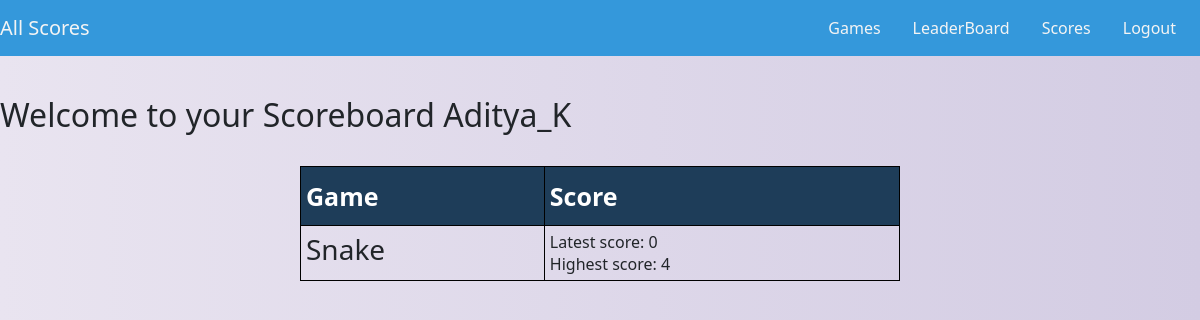
Page /my-scores/ (signed in) on the committed database.
### my_games/models.py (models this page shows, shortened)
class AllMyScores(models.Model):
    user=models.ForeignKey(User,on_delete=models.CASCADE,null=True)
    game_title=models.CharField(max_length=20)
    latest_score=models.IntegerField(default=0)
    max_score=models.IntegerField(default=0)
    class Meta:
        ordering=['max_score']

### my_games/views.py (the view)
# urls.py: path('my-scores/',list_of_scores,name='list_of_scores'),
def list_of_scores(request):
    objs=AllMyScores.objects.filter(user=request.user)
    cntxt={
    "obs":objs,
    }
    return render(request,'all_my_scores.html',cntxt)

### templates/all_my_scores.html (shortened to what this page needs)
{% load static %}
<link rel="stylesheet" href="{% static 'my_css/bootstrap.min.css' %}">
<link rel="stylesheet" href="{% static 'my_main1.css' %}">
<nav class="navbar navbar-expand-lg fixed-top ">
   <span class="navbar-brand mb-0 h1">All Scores</span>
   <div class="collapse navbar-collapse " id="navbarSupportedContent">     <ul class="navbar-nav mr-4">
<li class="nav-item">
   <a class="nav-link " data-value="portfolio"href="{% url 'game_list' %}">Games</a>
</li>
<li class="nav-item">
    <a class="nav-link" data-value="about" href="{% url 'leader_board' %}">LeaderBoard</a> </li>
{% if request.user.is_authenticated %}
<li class="nav-item">
  <a class="nav-link " data-value="portfolio"href="{% url 'list_of_scores' %}">Scores</a>
</li>
<li class="nav-item">
  <a class="nav-link " data-value="blog" href="{% url 'logout' %}">Logout</a>         </li>
{% else %}
<li class="nav-item">
<a class="nav-link " data-value="contact" href="{% url 'loginpg' %}">Login </a>       </li>
<li class="nav-item">
 <a class="nav-link " data-value="contact" href="{% url 'register' %}">Register </a>       </li>
 {% endif %}
</ul>
</div></nav>
<body>
<h2> Welcome to your Scoreboard {{request.user|title}}  </h2>
<table style="width:50%" class="center">
  <tr>
   <th>Game</th>
   <th>Score</th>
 </tr>
{% for item in obs %}
<tr>
<td>
<h3>{{item.game_title|title}}</h3>
</td>
<br>
<td>
{% if item.game_title == "TicTacToe" %}
Total Games won: {{item.max_score}}
{% else %}
Latest score:
{{item.latest_score}}
<br>
Highest score:
{{item.max_score}}
{% endif %}
<br>
</td>
</tr>
{% endfor %}
</table>
<br>
<br>
</body>

### static/my_main1.css (style rules this page uses)
.navbar { background:#3498DB ; }
.nav-link , .navbar-brand { color: #f4f4f4; cursor: pointer; }
.nav-link { margin-right: 1em !important; }
.navbar-collapse { justify-content: flex-end; }

### templates/all_my_scores.html (style rules this page uses)
body { background: #D3CCE3; background: -webkit-linear-gradient(to right, #E9E4F0, #D3CCE3); background: linear-gradient(to right, #E9E4F0, #D3CCE3); }
table.center { margin-left: auto; margin-right: auto; }
table, th, td { border: 1px solid black; padding: 5px; }
th { padding-top: 12px; padding-bottom: 12px; text-align: left; background-color: #1e3d59; color: white; font-size: 25px; }

### rows in the picture
AllMyScores: game_title "Snake", latest_score "0", max_score "4"

### other values in the picture
{{ request.user|title }} "Aditya_K"
